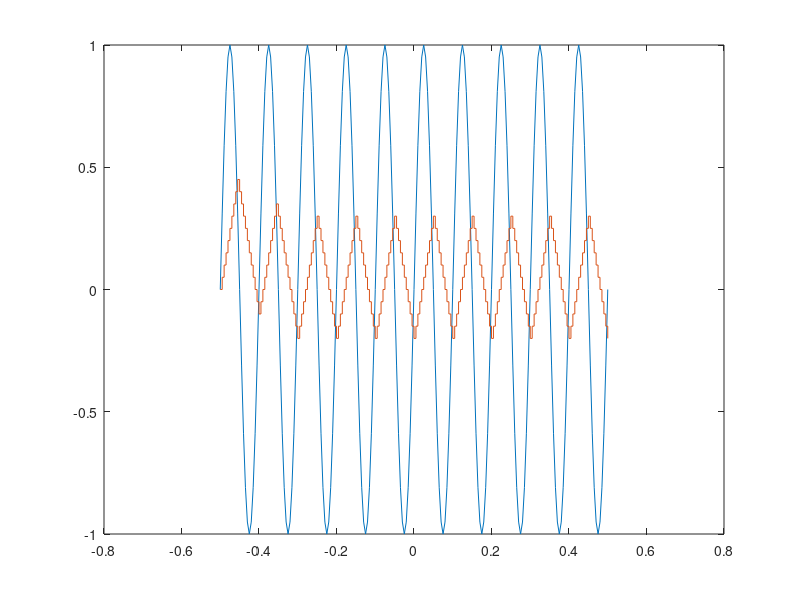

Write the MATLAB code that produced this figure.
fs=200;
t=-0.5:1/fs:0.5;
m=sin(2*pi*10*t);
l=length(m);
disp(l);
delta=0.05;
b=zeros(1,l); %Signal to be made
mq=zeros(1,l); %change in the values quantized signal
for i=1:l-1
    if m(1,i)>=mq(1,i)
        b(1,i)=1;
        mq(1,i+1)=mq(1,i)+delta;
    else
        b(1,i)=0;
        mq(1,i+1)=mq(1,i)-delta;
    end
end
plot(t,m);
hold on;
stairs(t,mq);
sum =0;
for i =1:l-1
    sum = sum + (m(1,i)-mq(1,i)).^2;
end
disp(sum);
